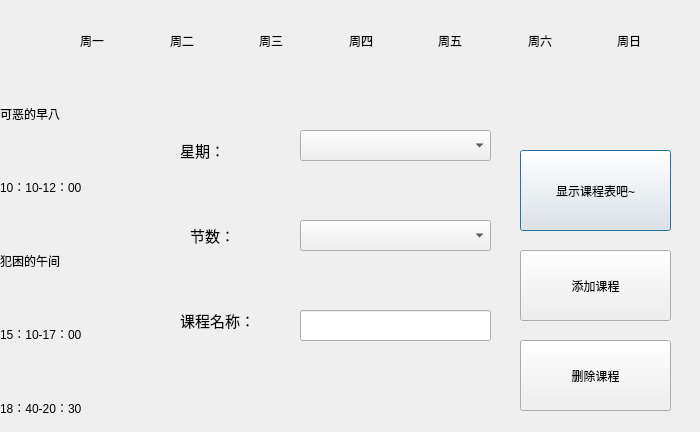
<?xml version="1.0" encoding="UTF-8"?>
<ui version="4.0">
 <class>coursemsy</class>
 <widget class="QDialog" name="coursemsy">
  <property name="geometry">
   <rect>
    <x>0</x>
    <y>0</y>
    <width>700</width>
    <height>432</height>
   </rect>
  </property>
  <property name="minimumSize">
   <size>
    <width>700</width>
    <height>432</height>
   </size>
  </property>
  <property name="maximumSize">
   <size>
    <width>700</width>
    <height>432</height>
   </size>
  </property>
  <property name="windowTitle">
   <string>Dialog</string>
  </property>
  <widget class="QPushButton" name="pushButton">
   <property name="geometry">
    <rect>
     <x>520</x>
     <y>150</y>
     <width>151</width>
     <height>81</height>
    </rect>
   </property>
   <property name="text">
    <string>显示课程表吧~</string>
   </property>
  </widget>
  <widget class="QWidget" name="layoutWidget">
   <property name="geometry">
    <rect>
     <x>80</x>
     <y>0</y>
     <width>621</width>
     <height>81</height>
    </rect>
   </property>
   <layout class="QHBoxLayout" name="horizontalLayout">
    <item>
     <widget class="QLabel" name="label">
      <property name="text">
       <string>周一</string>
      </property>
     </widget>
    </item>
    <item>
     <widget class="QLabel" name="label_2">
      <property name="text">
       <string>周二</string>
      </property>
     </widget>
    </item>
    <item>
     <widget class="QLabel" name="label_3">
      <property name="text">
       <string>周三</string>
      </property>
     </widget>
    </item>
    <item>
     <widget class="QLabel" name="label_4">
      <property name="text">
       <string>周四</string>
      </property>
     </widget>
    </item>
    <item>
     <widget class="QLabel" name="label_5">
      <property name="text">
       <string>周五</string>
      </property>
     </widget>
    </item>
    <item>
     <widget class="QLabel" name="label_6">
      <property name="text">
       <string>周六</string>
      </property>
     </widget>
    </item>
    <item>
     <widget class="QLabel" name="label_7">
      <property name="text">
       <string>周日</string>
      </property>
     </widget>
    </item>
   </layout>
  </widget>
  <widget class="QWidget" name="layoutWidget">
   <property name="geometry">
    <rect>
     <x>0</x>
     <y>80</y>
     <width>161</width>
     <height>361</height>
    </rect>
   </property>
   <layout class="QVBoxLayout" name="verticalLayout">
    <item>
     <widget class="QLabel" name="label_8">
      <property name="text">
       <string>可恶的早八</string>
      </property>
     </widget>
    </item>
    <item>
     <widget class="QLabel" name="label_9">
      <property name="text">
       <string>10：10-12：00</string>
      </property>
     </widget>
    </item>
    <item>
     <widget class="QLabel" name="label_11">
      <property name="text">
       <string>犯困的午间</string>
      </property>
     </widget>
    </item>
    <item>
     <widget class="QLabel" name="label_12">
      <property name="text">
       <string>15：10-17：00</string>
      </property>
     </widget>
    </item>
    <item>
     <widget class="QLabel" name="label_15">
      <property name="text">
       <string>18：40-20：30</string>
      </property>
     </widget>
    </item>
   </layout>
  </widget>
  <widget class="QPushButton" name="pushButton_2">
   <property name="geometry">
    <rect>
     <x>520</x>
     <y>250</y>
     <width>151</width>
     <height>71</height>
    </rect>
   </property>
   <property name="text">
    <string>添加课程</string>
   </property>
  </widget>
  <widget class="QLabel" name="label_18">
   <property name="geometry">
    <rect>
     <x>180</x>
     <y>130</y>
     <width>91</width>
     <height>41</height>
    </rect>
   </property>
   <property name="font">
    <font>
     <pointsize>11</pointsize>
    </font>
   </property>
   <property name="text">
    <string>星期：</string>
   </property>
  </widget>
  <widget class="QComboBox" name="selectDay">
   <property name="geometry">
    <rect>
     <x>300</x>
     <y>130</y>
     <width>191</width>
     <height>31</height>
    </rect>
   </property>
  </widget>
  <widget class="QLabel" name="label_19">
   <property name="geometry">
    <rect>
     <x>190</x>
     <y>220</y>
     <width>61</width>
     <height>31</height>
    </rect>
   </property>
   <property name="font">
    <font>
     <pointsize>11</pointsize>
    </font>
   </property>
   <property name="text">
    <string>节数：</string>
   </property>
  </widget>
  <widget class="QComboBox" name="selectTime">
   <property name="geometry">
    <rect>
     <x>300</x>
     <y>220</y>
     <width>191</width>
     <height>31</height>
    </rect>
   </property>
  </widget>
  <widget class="QLabel" name="label_20">
   <property name="geometry">
    <rect>
     <x>180</x>
     <y>300</y>
     <width>111</width>
     <height>41</height>
    </rect>
   </property>
   <property name="font">
    <font>
     <pointsize>11</pointsize>
    </font>
   </property>
   <property name="text">
    <string>课程名称：</string>
   </property>
  </widget>
  <widget class="QLineEdit" name="inputName">
   <property name="geometry">
    <rect>
     <x>300</x>
     <y>310</y>
     <width>191</width>
     <height>31</height>
    </rect>
   </property>
  </widget>
  <widget class="QPushButton" name="delCourse">
   <property name="geometry">
    <rect>
     <x>520</x>
     <y>340</y>
     <width>151</width>
     <height>71</height>
    </rect>
   </property>
   <property name="text">
    <string>删除课程</string>
   </property>
  </widget>
 </widget>
 <resources/>
 <connections/>
</ui>
